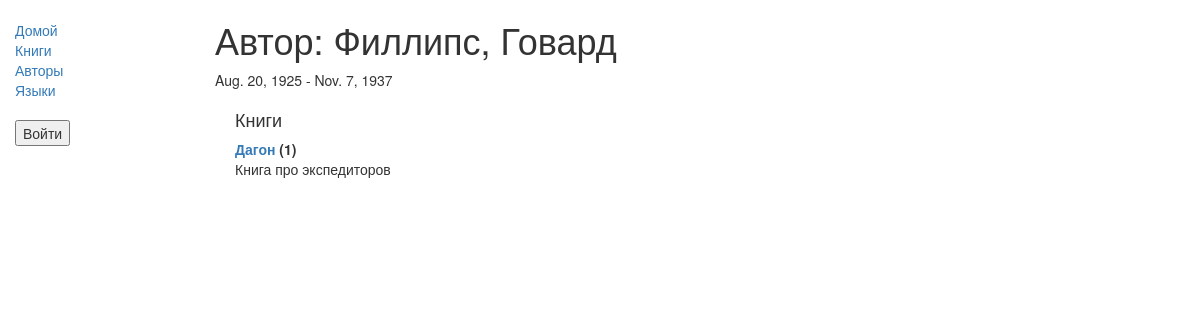
The page /catalog/author/1 on the database as committed earlier.
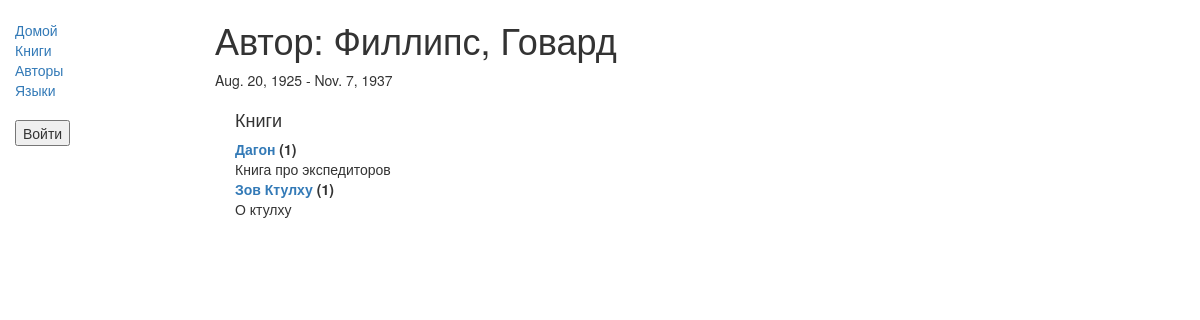
The same page on the database as committed later.
### catalog/models.py (models this page shows, shortened)
class Book(models.Model):
    title = models.CharField(max_length=200)
    author = models.ForeignKey('Author', on_delete=models.SET_NULL, null=True)
    """
    # Используется внешний ключ(ForeignKey), потому что у книги может быть только один автор, но у авторов может быть несколько книг
    # Автор в виде строки, а не объекта, поскольку он еще не был объявлен в файле.
    """
    summary = models.TextField(max_length=1000, help_text="Enter a brief description of the book")
    isbn = models.CharField('ISBN',max_length=13, help_text='13 Character <a href="https://www.isbn-international.org/content/what-isbn">ISBN number</a>')
    genre = models.ManyToManyField(Genre, help_text="Select a genre for this book")
    """
    # ManyToManyField(многие ко многим) используется потому, что жанр может содержать много книг. Книги могут охватывать много жанров.
    # Класс жанра уже определен, поэтому мы можем указать объект, указанный выше.
    """
    def __str__(self):
        return self.title
    def display_genre(self):
        """
        Creates a string for the Genre. This is required to display genre in Admin.
        """
        return ', '.join([genre.name for genre in self.genre.all()[:3]])
    display_genre.short_description = 'Genre'

### catalog/views.py (the view)
# urls.py: path('author/<int:pk>', views.AuthorDetailView.as_view(), name='author-detail'),
class AuthorDetailView(generic.DetailView):
    model = Author

### catalog/models.py (called while the page is built)
    def __str__(self):
        return '%s, %s' % (self.last_name, self.first_name)

### catalog/templates/catalog/author_detail.html (shortened to what this page needs)
{% extends "base_generic.html" %}
{% block content %}
<h1>Автор: {{ author }} </h1>
<p>{{author.date_of_birth}} - {% if author.date_of_death %}{{author.date_of_death}}{% endif %}</p>
<div style="margin-left:20px;margin-top:20px">
<h4>Книги</h4>
<dl>
{% for book in author.book_set.all %}
  <dt><a href="{% url 'book-detail' book.pk %}">{{book}}</a> ({{book.bookinstance_set.all.count}})</dt>
  <dd>{{book.summary}}</dd>
  {% empty %}
  <p>У этого автора нет книг(</p>
{% endfor %}
</dl>
</div>
{% endblock %}

Rows that differ between the two databases and show on the page:
added Book: title "Зов Ктулху", bookinstance_set.all.count "1", summary "О ктулху"
